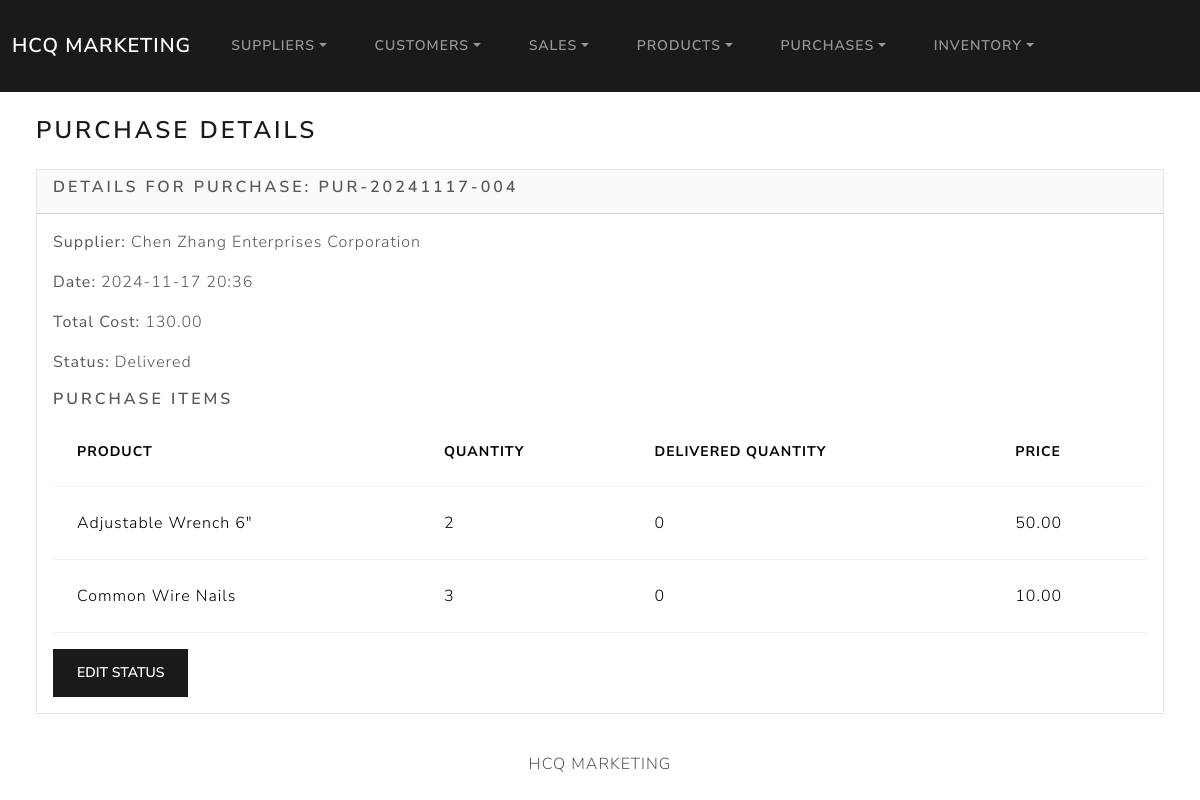
/purchase/4/, run on the app's committed database.
### purchases/models.py (models this page shows, shortened)
class Purchase(models.Model):
    STATUS_CHOICES = [
        ('Pending', 'Pending'),
        ('Partially Delivered', 'Partially Delivered'),
        ('Delivered', 'Delivered'),
        ('Cancelled', 'Cancelled'),
    ]
    supplier = models.ForeignKey(Supplier, on_delete=models.CASCADE, related_name='purchases')
    date = models.DateTimeField(auto_now_add=True)
    total_cost = models.DecimalField(max_digits=10, decimal_places=2, default=0.00)
    purchase_code = models.CharField(max_length=20, unique=True, editable=False, blank=True)
    status = models.CharField(max_length=20, choices=STATUS_CHOICES, default='Pending')

class PurchaseItem(models.Model):
    purchase = models.ForeignKey(Purchase, on_delete=models.CASCADE, related_name='items')
    inventory = models.ForeignKey(Inventory, on_delete=models.CASCADE, related_name='purchase_items')
    quantity = models.PositiveIntegerField(default=0)
    delivered_quantity = models.PositiveIntegerField(default=0)
    price = models.DecimalField(max_digits=10, decimal_places=2, blank=True, null=True)

### suppliers/models.py (models this page shows, shortened)
class Supplier(models.Model):
    first_name = models.CharField(max_length=50)
    last_name = models.CharField(max_length=50)
    supplier_hardware = models.CharField(max_length=50)
    email = models.EmailField(max_length=100)
    address = models.CharField(max_length=100)
    contact_num = models.CharField(max_length=15)
    dateStart = models.DateField("Date Started")
    dateEdit = models.DateTimeField(default=timezone.now)

### inventory/models.py (models this page shows, shortened)
class Inventory(models.Model):
    product = models.ForeignKey(Product, on_delete=models.CASCADE)
    inventory_stock = models.PositiveIntegerField(default=0)

### products/models.py (models this page shows, shortened)
class Product(models.Model):
    product_code = models.CharField(max_length=100 ,default='DEFAULT_CODE')
    product_name = models.CharField(max_length=100)
    product_descript = models.TextField()
    product_price = models.DecimalField(max_digits=10, decimal_places=2)
    product_unit = models.CharField(max_length=50)
    purchase_price = models.DecimalField(max_digits=10, decimal_places=2, null=True, blank=True)  # Price from supplier (optional)

### purchases/views.py (the view)
# urls.py: path('purchase/<int:id>/', views.purchase_detail, name='purchase_detail'),
def purchase_detail(request, id):
    purchase = get_object_or_404(Purchase, id=id)
    return render(request, 'purchases/purchase_detail.html', {'purchase': purchase})

### purchases/templates/purchases/purchase_detail.html (shortened to what this page needs)
{% extends "base.html" %}
{% block body %}
<h3 class="m-4">Purchase Details</h3>
<div class="row">
    <div class="col-12">
        <div class="card bg-light ms-4 me-4 mb-4">
            <div class="card-header">
                <h5 class="card-title">Details for Purchase: {{ purchase.purchase_code }}</h5>
            </div>
            <div class="card-body">
                <p><strong>Supplier:</strong> {{ purchase.supplier.supplier_hardware }}</p>
                <p><strong>Date:</strong> {{ purchase.date|date:"Y-m-d H:i" }}</p>
                <p><strong>Total Cost:</strong> {{ purchase.total_cost }}</p>
                <p><strong>Status:</strong> {{ purchase.status }}</p>
                <h5>Purchase Items</h5>
                <table class="table">
                    <thead>
                        <tr>
                            <th scope="col">Product</th>
                            <th scope="col">Quantity</th>
                            <th scope="col">Delivered Quantity</th>
                            <th scope="col">Price</th>
                        </tr>
                    </thead>
                    <tbody>
                        {% for item in purchase.items.all %}
                        <tr>
                            <td>{{ item.inventory.product.product_name }}</td>
                            <td>{{ item.quantity }}</td>
                            <td>{{ item.delivered_quantity }}</td>
                            <td>{{ item.price }}</td>
                        </tr>
                        {% endfor %}
                    </tbody>
                </table>
                <button class="btn btn-primary" data-bs-toggle="modal" data-bs-target="#editStatusModal">
                    Edit Status
                </button>
            </div>
        </div>
    </div>
</div>
{% endblock %}

### data on the page
Purchase: purchase_code "PUR-20241117-004", supplier.supplier_hardware "Chen Zhang Enterprises Corporation", date "2024-11-17 20:36", total_cost "130.00", status "Delivered"
PurchaseItem: inventory.product.product_name "Adjustable Wrench 6\"", quantity "2", delivered_quantity "0", price "50.00"
PurchaseItem: inventory.product.product_name "Common Wire Nails", quantity "3", delivered_quantity "0", price "10.00"
